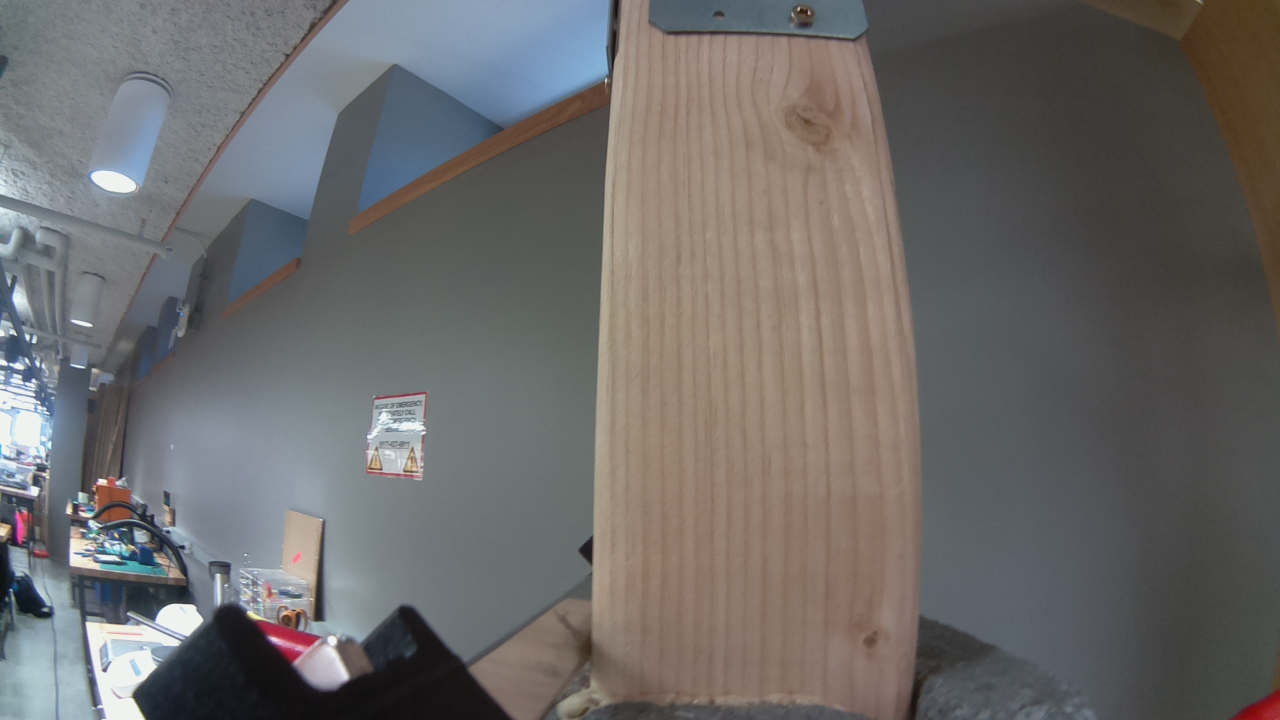
#> input picture vision/training/wood/img103.jpg, 1280 x 720 px
$ python template_matching.py
#> lines starting #> are read from the running program, lines starting #| are printed output that depends on the picture
# -*- coding: utf-8 -*-
"""
Created on Sun Nov 17 15:40:12 2019

@author: Andrew
"""

import cv2 as cv
import numpy as np
from matplotlib import pyplot as plt
img = cv.imread('training/wood/img103.jpg',0)
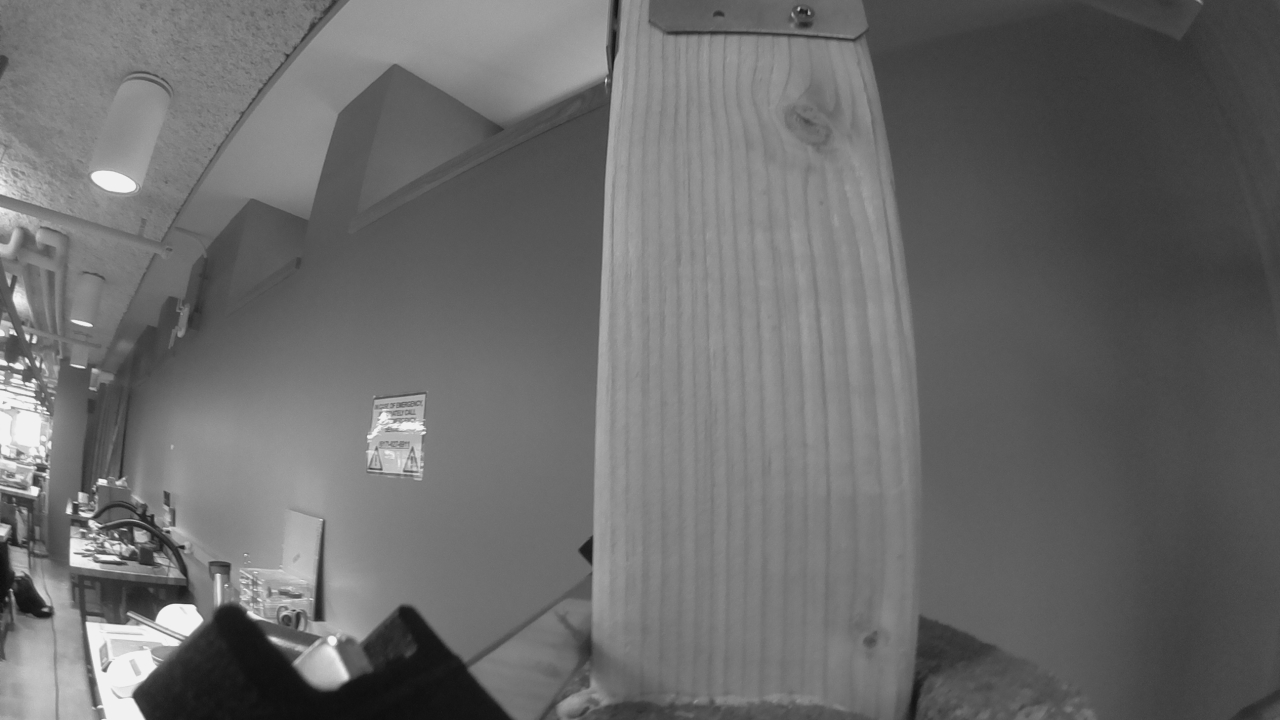
#> img: shape (720, 1280); min 13, max 243, mean 106.5
img2 = img.copy()
template = cv.imread('training/wood_Template/img002.jpg',0)
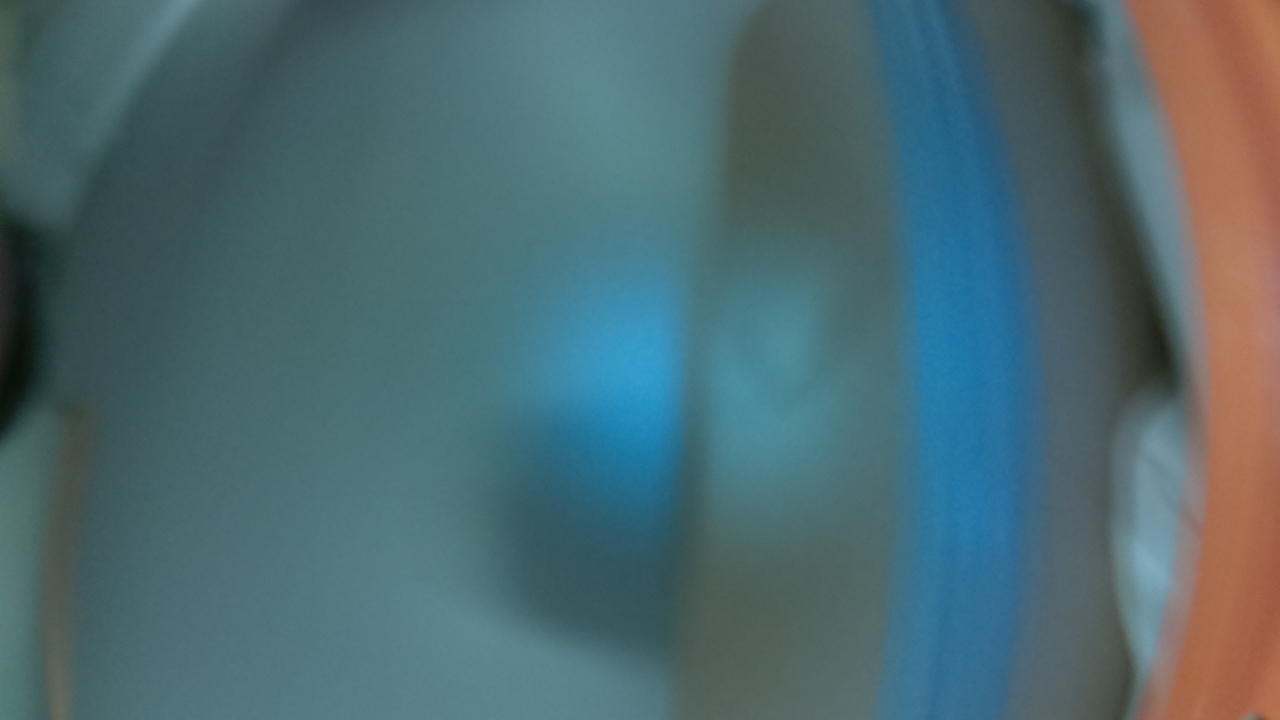
#> input picture vision/training2/img002.jpg, 1280 x 720 px, found by its file name
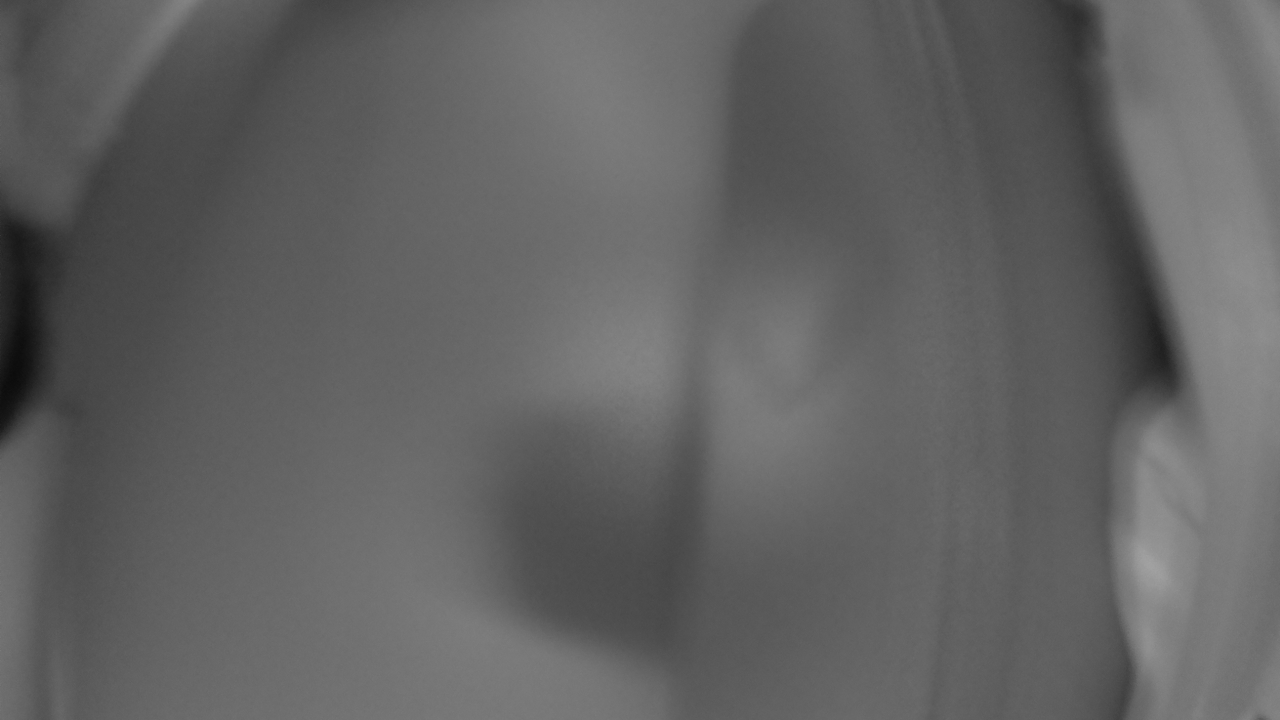
#> template: shape (720, 1280); min 11, max 163, mean 97.8
w, h = template.shape[::-1]
#> w = 1280; h = 720
# All the 6 methods for comparison in a list
methods = ['cv.TM_CCOEFF', 'cv.TM_CCOEFF_NORMED', 'cv.TM_CCORR',
            'cv.TM_CCORR_NORMED', 'cv.TM_SQDIFF', 'cv.TM_SQDIFF_NORMED']
for meth in methods:
    img = img2.copy()
    method = eval(meth)
    # Apply template Matching
    res = cv.matchTemplate(img,template,method)
    min_val, max_val, min_loc, max_loc = cv.minMaxLoc(res)
    # If the method is TM_SQDIFF or TM_SQDIFF_NORMED, take minimum
    if method in [cv.TM_SQDIFF, cv.TM_SQDIFF_NORMED]:
        top_left = min_loc
    else:
        top_left = max_loc
    bottom_right = (top_left[0] + w, top_left[1] + h)
    cv.rectangle(img,top_left, bottom_right, 255, 2)
    plt.figure()
    plt.subplot(121),plt.imshow(res,cmap = 'gray')
    plt.title('Matching Result'), plt.xticks([]), plt.yticks([])
    plt.subplot(122),plt.imshow(img,cmap = 'gray')
    plt.title('Detected Point'), plt.xticks([]), plt.yticks([])
    plt.suptitle(meth)
    plt.show()
#> this loop made 6 passes
#> (res, min_val, max_val) on passes 1, 2, 4, 6: ([-87240104], -87240104, -87240104), ([-0.145], -0.145, -0.145), ([0.922], 0.922, 0.922), ([0.17], 0.17, 0.17)
#> max_val on passes 3, 5: 9.51e+09, 1.76e+09
#> pass 1, `plt.show()`:
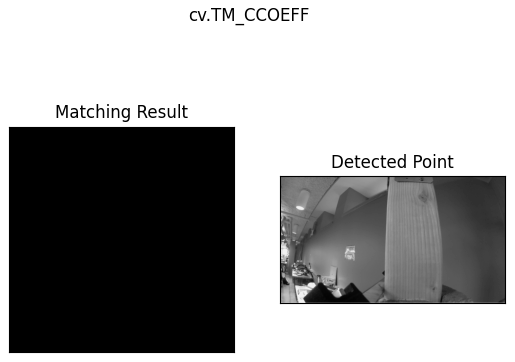
#> figure drawn by matplotlib, 2 panels
